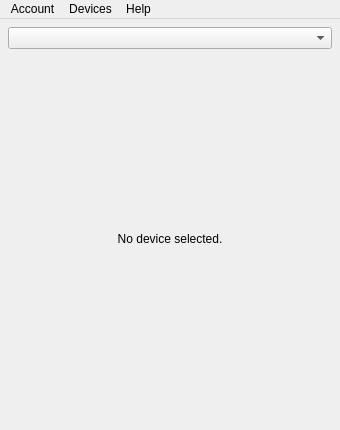
<?xml version="1.0" encoding="UTF-8"?>
<ui version="4.0">
 <class>MainWindow</class>
 <widget class="QMainWindow" name="MainWindow">
  <property name="geometry">
   <rect>
    <x>0</x>
    <y>0</y>
    <width>340</width>
    <height>430</height>
   </rect>
  </property>
  <property name="minimumSize">
   <size>
    <width>340</width>
    <height>430</height>
   </size>
  </property>
  <property name="windowTitle">
   <string>Sideloader</string>
  </property>
  <widget class="QWidget" name="centralwidget">
   <layout class="QVBoxLayout" name="verticalLayout_3">
    <property name="sizeConstraint">
     <enum>QLayout::SetMinAndMaxSize</enum>
    </property>
    <property name="leftMargin">
     <number>8</number>
    </property>
    <property name="topMargin">
     <number>8</number>
    </property>
    <property name="rightMargin">
     <number>8</number>
    </property>
    <property name="bottomMargin">
     <number>8</number>
    </property>
    <item alignment="Qt::AlignTop">
     <widget class="QComboBox" name="deviceComboBox"/>
    </item>
    <item>
     <widget class="QStackedWidget" name="stackedWidget">
      <property name="sizePolicy">
       <sizepolicy hsizetype="Expanding" vsizetype="Expanding">
        <horstretch>0</horstretch>
        <verstretch>0</verstretch>
       </sizepolicy>
      </property>
      <property name="currentIndex">
       <number>0</number>
      </property>
      <widget class="QWidget" name="page_5">
       <property name="sizePolicy">
        <sizepolicy hsizetype="Expanding" vsizetype="Expanding">
         <horstretch>0</horstretch>
         <verstretch>0</verstretch>
        </sizepolicy>
       </property>
       <layout class="QVBoxLayout" name="verticalLayout_7">
        <property name="leftMargin">
         <number>0</number>
        </property>
        <property name="topMargin">
         <number>0</number>
        </property>
        <property name="rightMargin">
         <number>0</number>
        </property>
        <property name="bottomMargin">
         <number>0</number>
        </property>
        <item>
         <widget class="QLabel" name="label_11">
          <property name="enabled">
           <bool>true</bool>
          </property>
          <property name="text">
           <string>No device selected.</string>
          </property>
          <property name="alignment">
           <set>Qt::AlignCenter</set>
          </property>
         </widget>
        </item>
       </layout>
      </widget>
      <widget class="QWidget" name="page_6">
       <layout class="QVBoxLayout" name="verticalLayout_8">
        <property name="leftMargin">
         <number>0</number>
        </property>
        <property name="topMargin">
         <number>0</number>
        </property>
        <property name="rightMargin">
         <number>0</number>
        </property>
        <property name="bottomMargin">
         <number>0</number>
        </property>
        <item>
         <widget class="QTabWidget" name="tabWidget">
          <property name="enabled">
           <bool>true</bool>
          </property>
          <property name="currentIndex">
           <number>0</number>
          </property>
          <property name="usesScrollButtons">
           <bool>false</bool>
          </property>
          <property name="documentMode">
           <bool>false</bool>
          </property>
          <widget class="QWidget" name="informationsTab_3">
           <property name="sizePolicy">
            <sizepolicy hsizetype="Expanding" vsizetype="Expanding">
             <horstretch>0</horstretch>
             <verstretch>0</verstretch>
            </sizepolicy>
           </property>
           <attribute name="title">
            <string>Informations</string>
           </attribute>
           <layout class="QGridLayout" name="gridLayout_3">
            <item row="2" column="1">
             <widget class="QLineEdit" name="modelLine">
              <property name="readOnly">
               <bool>true</bool>
              </property>
             </widget>
            </item>
            <item row="0" column="1">
             <widget class="QLineEdit" name="nameLine">
              <property name="readOnly">
               <bool>true</bool>
              </property>
             </widget>
            </item>
            <item row="4" column="0">
             <spacer name="verticalSpacer_3">
              <property name="orientation">
               <enum>Qt::Vertical</enum>
              </property>
              <property name="sizeHint" stdset="0">
               <size>
                <width>20</width>
                <height>40</height>
               </size>
              </property>
             </spacer>
            </item>
            <item row="3" column="1">
             <widget class="QLineEdit" name="versionLine">
              <property name="readOnly">
               <bool>true</bool>
              </property>
             </widget>
            </item>
            <item row="2" column="0">
             <widget class="QLabel" name="label_4">
              <property name="text">
               <string>Device model: </string>
              </property>
             </widget>
            </item>
            <item row="0" column="0">
             <widget class="QLabel" name="label_7">
              <property name="text">
               <string>Device name: </string>
              </property>
             </widget>
            </item>
            <item row="3" column="0">
             <widget class="QLabel" name="label_8">
              <property name="text">
               <string>iOS version: </string>
              </property>
             </widget>
            </item>
           </layout>
          </widget>
          <widget class="QWidget" name="sideloadTab_3">
           <attribute name="title">
            <string>Sideload</string>
           </attribute>
           <layout class="QVBoxLayout" name="verticalLayout_5">
            <item>
             <layout class="QHBoxLayout" name="horizontalLayout_2">
              <item>
               <widget class="QLineEdit" name="ipaLine"/>
              </item>
              <item>
               <widget class="QToolButton" name="selectIpaButton">
                <property name="text">
                 <string>...</string>
                </property>
               </widget>
              </item>
             </layout>
            </item>
            <item>
             <widget class="QLabel" name="appParsingErrorLabel">
              <property name="text">
               <string/>
              </property>
             </widget>
            </item>
            <item>
             <widget class="QWidget" name="bundleInfos" native="true">
              <layout class="QGridLayout" name="gridLayout_4">
               <item row="0" column="0">
                <widget class="QLabel" name="label_9">
                 <property name="text">
                  <string>Bundle name: </string>
                 </property>
                </widget>
               </item>
               <item row="0" column="1">
                <widget class="QLineEdit" name="bundleNameLine">
                 <property name="enabled">
                  <bool>true</bool>
                 </property>
                 <property name="readOnly">
                  <bool>true</bool>
                 </property>
                </widget>
               </item>
               <item row="1" column="0">
                <widget class="QLabel" name="label_10">
                 <property name="text">
                  <string>Bundle identifier: </string>
                 </property>
                </widget>
               </item>
               <item row="1" column="1">
                <widget class="QLineEdit" name="bundleIdentifierLine">
                 <property name="enabled">
                  <bool>true</bool>
                 </property>
                 <property name="readOnly">
                  <bool>true</bool>
                 </property>
                </widget>
               </item>
              </layout>
             </widget>
            </item>
            <item>
             <spacer name="verticalSpacer_4">
              <property name="orientation">
               <enum>Qt::Vertical</enum>
              </property>
              <property name="sizeHint" stdset="0">
               <size>
                <width>20</width>
                <height>40</height>
               </size>
              </property>
             </spacer>
            </item>
            <item>
             <widget class="QProgressBar" name="progressBar_2">
              <property name="value">
               <number>0</number>
              </property>
              <property name="textVisible">
               <bool>true</bool>
              </property>
              <property name="format">
               <string/>
              </property>
             </widget>
            </item>
            <item>
             <widget class="QPushButton" name="installButton">
              <property name="enabled">
               <bool>false</bool>
              </property>
              <property name="text">
               <string>Install</string>
              </property>
             </widget>
            </item>
           </layout>
          </widget>
          <widget class="QWidget" name="additionalToolsTab_3">
           <attribute name="title">
            <string>Additional tools</string>
           </attribute>
           <layout class="QVBoxLayout" name="verticalLayout__">
            <item>
             <layout class="QVBoxLayout" name="additionalToolsLayout"/>
            </item>
            <item>
             <spacer name="verticalSpacer_5">
              <property name="orientation">
               <enum>Qt::Vertical</enum>
              </property>
              <property name="sizeHint" stdset="0">
               <size>
                <width>20</width>
                <height>40</height>
               </size>
              </property>
             </spacer>
            </item>
           </layout>
          </widget>
         </widget>
        </item>
       </layout>
      </widget>
      <widget class="QWidget" name="page_7">
       <layout class="QVBoxLayout" name="verticalLayout_9">
        <item>
         <widget class="QLabel" name="deviceConnectionErrorLabel">
          <property name="text">
           <string>TextLabel</string>
          </property>
          <property name="alignment">
           <set>Qt::AlignCenter</set>
          </property>
          <property name="wordWrap">
           <bool>true</bool>
          </property>
         </widget>
        </item>
       </layout>
      </widget>
     </widget>
    </item>
   </layout>
  </widget>
  <widget class="QMenuBar" name="menubar">
   <property name="geometry">
    <rect>
     <x>0</x>
     <y>0</y>
     <width>340</width>
     <height>24</height>
    </rect>
   </property>
   <widget class="QMenu" name="menuFile">
    <property name="title">
     <string>Account</string>
    </property>
    <addaction name="actionLog_in"/>
    <addaction name="separator"/>
    <addaction name="actionManage_App_IDs"/>
    <addaction name="actionManage_certificates"/>
   </widget>
   <widget class="QMenu" name="menuDevices">
    <property name="title">
     <string>Devices</string>
    </property>
    <addaction name="actionRefresh_device_list"/>
   </widget>
   <widget class="QMenu" name="menuHelp">
    <property name="title">
     <string>Help</string>
    </property>
    <addaction name="actionDonate"/>
    <addaction name="actionAbout"/>
   </widget>
   <addaction name="menuFile"/>
   <addaction name="menuDevices"/>
   <addaction name="menuHelp"/>
  </widget>
  <action name="actionLog_in">
   <property name="enabled">
    <bool>false</bool>
   </property>
   <property name="text">
    <string>Log-in</string>
   </property>
   <property name="toolTip">
    <string>Not implemented yet. Sorry.</string>
   </property>
  </action>
  <action name="actionManage_App_IDs">
   <property name="text">
    <string>Manage App IDs</string>
   </property>
  </action>
  <action name="actionManage_certificates">
   <property name="text">
    <string>Manage certificates</string>
   </property>
  </action>
  <action name="actionRefresh_device_list">
   <property name="text">
    <string>Refresh device list</string>
   </property>
  </action>
  <action name="actionDonate">
   <property name="text">
    <string>Donate</string>
   </property>
  </action>
  <action name="actionAbout">
   <property name="text">
    <string>About</string>
   </property>
  </action>
 </widget>
 <resources/>
 <connections/>
</ui>
